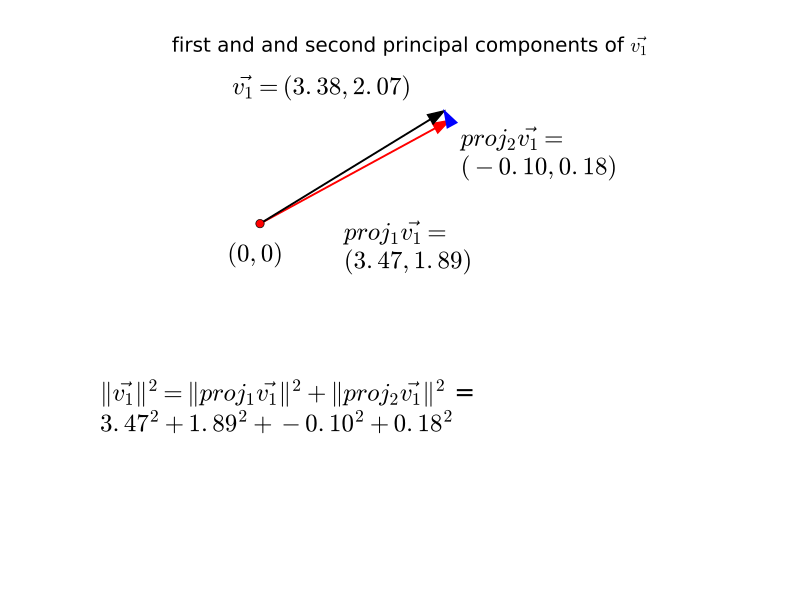

Write Python code to recreate this figure.
# Show v1 as sum of projections onto components 1 and 2
x, y = v1
# Projections onto first and second component
p1_x, p1_y = projected_onto_1[:, 0]
p2_x, p2_y = projected_onto_2[:, 0]
# Make subplots for vectors and text
fig, (vec_ax, txt_ax) = plt.subplots(2, 1)
# Show 0, 0
vec_ax.plot(0, 0, 'ro')
# Show vectors with arrows
vec_ax.arrow(0, 0, p1_x, p1_y, color='r', length_includes_head=True, width=0.01)
vec_ax.arrow(0, 0, x, y, color='k', length_includes_head=True, width=0.01)
vec_ax.arrow(p1_x, p1_y, p2_x, p2_y, color='b', length_includes_head=True, width=0.01)
# Label origin
vec_ax.annotate('$(0, 0)$', (-0.6, -0.7), fontsize=font_sz)
# Label vectors
vec_ax.annotate(r'$\vec{{v_1}} = ({x:.2f}, {y:.2f})$'.format(x=x, y=y),
                (x / 2 - 2.2, y + 0.3), fontsize=font_sz)
vec_ax.annotate(('$proj_1\\vec{{v_1}} = $\n'
                 '$({x:.2f}, {y:.2f})$').format(x=p1_x, y=p1_y),
                (p1_x / 2 - 0.2, p1_y / 2 - 1.8), fontsize=font_sz)
vec_ax.annotate(('$proj_2\\vec{{v_1}} =$\n'
                 '$({x:.2f}, {y:.2f})$').format(x=p2_x, y=p2_y),
                (x + 0.3, y - 1.2), fontsize=font_sz)
# Make sure axes are right lengths
vec_ax.axis((-1, 6.5, -1, 3))
vec_ax.set_aspect('equal', adjustable='box')
vec_ax.set_title(r'first and and second principal components of $\vec{v_1}$')
vec_ax.axis('off')
# Text about length
txt_ax.axis('off')
txt_ax.annotate(
    r'$\|\vec{v_1}\|^2 = \|proj_1\vec{v_1}\|^2 + \|proj_2\vec{v_1}\|^2$ =' +
    '\n' +
    '${p1_x:.2f}^2 + {p1_y:.2f}^2 + {p2_x:.2f}^2 + {p2_y:.2f}^2$'.format(
    p1_x=p1_x, p1_y=p1_y, p2_x=p2_x, p2_y=p2_y),
    (0, 0.5), fontsize=font_sz)
